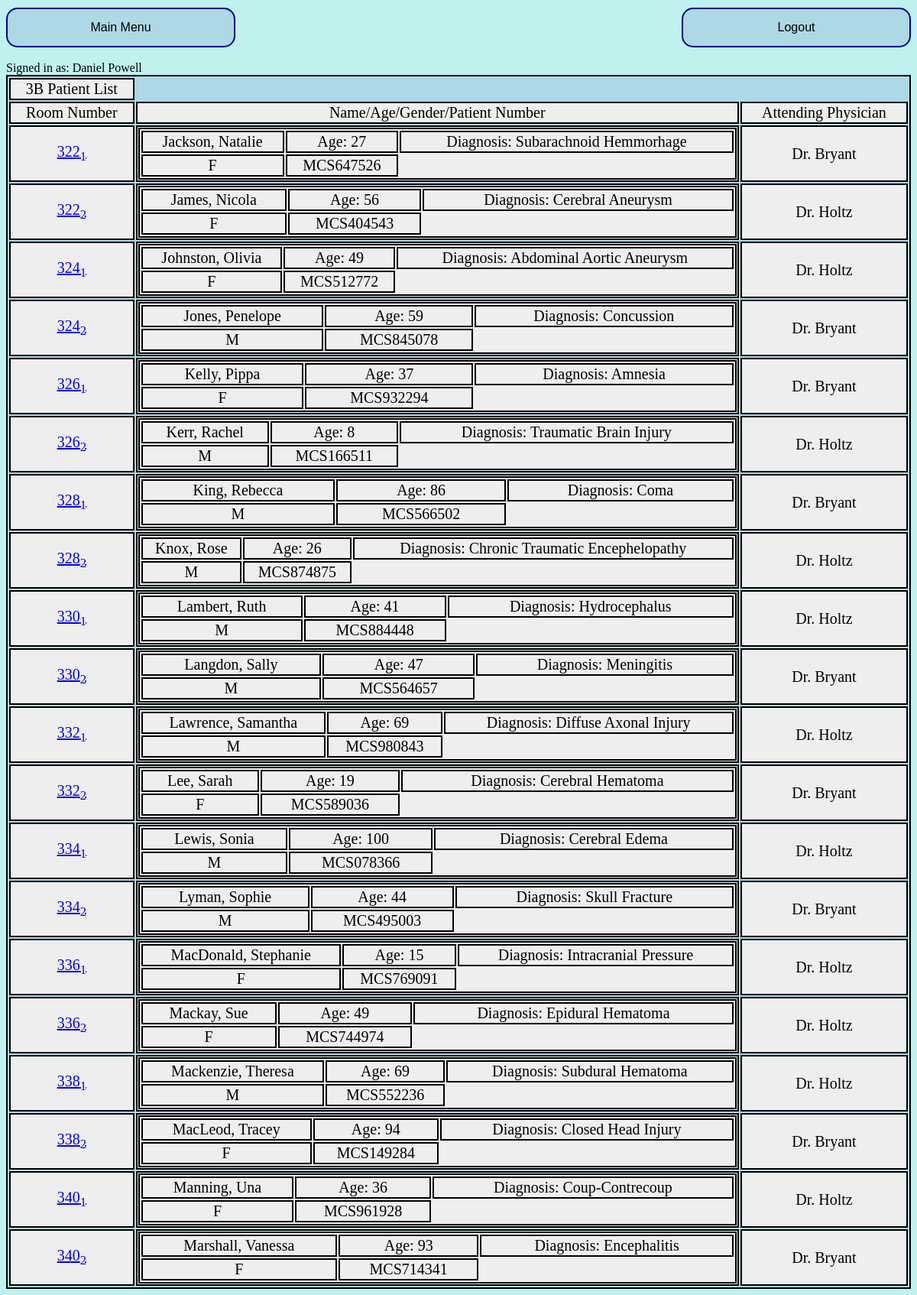
The page /PatientList.php?Units=3B (signed in) on the database its author committed.
### tables this page shows
CREATE TABLE Patient(
patientMCS CHAR(9),
patientFirstName VARCHAR(64),
patientLastName VARCHAR(64),
patientSIN CHAR(11),
patientHeight INTEGER,
patientWeight FLOAT,
patientDateOfBirth DATE,
patientGender CHAR,
patientHealthCard LONG,
patientPostalCode CHAR(7),
patientAddress VARCHAR(64),
patientCity VARCHAR(32),
patientPhoneNumber CHAR(17),
patientAdvancedDirective VARCHAR(32),
patientAdvDirOnFile VARCHAR(32),
patientAllergies VARCHAR(64),
patientAdvDirDate DATE,
PRIMARY KEY (patientMCS));

CREATE TABLE ResidesIn(
patientMCS VARCHAR(9) unique,
roomNumber INTEGER,
bedNumber INTEGER,
PRIMARY KEY(patientMCS, roomNumber),
UNIQUE (roomNumber, bedNumber),
FOREIGN KEY (roomNumber) REFERENCES Room (roomNumber),
FOREIGN KEY (patientMCS) REFERENCES Patient (patientMCS),
CHECK ( bedNumber = 1
OR bedNumber = 2));

CREATE TABLE Conditions (
conditionCode CHAR(8),
conditionName VARCHAR(64),
PRIMARY KEY (conditionCode));

CREATE TABLE Doctor(
doctorLastName VARCHAR(64),
doctorFirstName VARCHAR(64),
doctorPhoneNumber CHAR(17),
doctorTitle VARCHAR(64),
doctorSIN CHAR(11),
PRIMARY KEY(doctorSIN));

### PatientList.php (the view, shortened to what this page needs)
<html>
	<head>
		<link
        		href = "./style.css"
        		type = "text/css"
        		rel  = "stylesheet">
	</head>
	<body bgcolor="#BFF1EF">
		<form action="Units.php">
				<input type="submit" value="Main Menu">
		</form>
		<form class="logout" action="Logout.php">
				<input type="submit" value="Logout">
		</form>
		<div id="User">
			<?php
			$USER = $_SESSION['uName'];
			echo "Signed in as: $USER";
			?>
		</div>
		<?php
		include("config.php");
		$Unit = $_GET['Units'];
		if($Unit == "Search")
		{
			$Unit = "";
			$result = mysqli_query($db, $_SESSION['pSearch']);
		}
		else
		{
			$Unit = mysqli_real_escape_string($db, $Unit);
			$sql = "SELECT *, TIMESTAMPDIFF(YEAR, patientDateOfBirth, CURDATE()) AS age FROM Patient natural join ResidesIn natural join Room natural join DiagnosedWith natural join Conditions natural join IsProvidedForBy natural join Doctor WHERE '$Unit' = unitCode AND role='Attending Physician' ORDER BY roomNumber;";
			$result = mysqli_query($db,$sql);
		}
		echo "<table border='1' id='Main'>";
		echo "<tr>
				<td>" . $Unit . " Patient List</td>
			</tr>";
		echo "<tr>
				<td>Room Number</td>
				<td>Name/Age/Gender/Patient Number</td>
				<td>Attending Physician</td>
			</tr>";
		if($result !== FALSE)
		{
			while($row = mysqli_fetch_array($result, MYSQLI_ASSOC))
			{
				echo "<tr>
						<td><a href='Main.php?Patientmcs=" . $row['patientMCS'] . "'>" . $row['roomNumber'] . "<sub>" . $row['bedNumber'] ."</sub></a></td>
						<td border='none'>
							<table border='none'>
								<tr>
									<td>" . $row['patientLastName'] . ", " . $row['patientFirstName'] . "</td>
									<td>Age: ". $row['age'] ." </td>
									<td>Diagnosis: " . $row['conditionName'] . "</td>
								</tr>
								<tr>
									<td>" . $row['patientGender'] . "</td>
									<td>" . $row['patientMCS'] . "</td>
								</tr>
							</table>
						</td>
						<td>Dr. " . $row['doctorLastName'] . "</td>
					</tr>";
			}
		}
		else
		{
		}
		echo "</table>";
		?>
	</body>
</html>

### style.css (style rules this page uses)
html { text-style:Courier New; }
table { border: 2px solid black; width: 100%; }
td { border: 2px solid black; text-align: center; }
.logout { top: 8px; right: 8px; position: absolute; }
input { background-color: lightblue; border: 2px solid darkblue; border-radius: 15px; color: black; width: 300px; padding: 15px 15px; text-align: center; text-decoration: none; display: inline-block; font-size: 16px; margin-top: 2px; margin-bottom: 2px; }
#Main { border: 2px solid black; width: 100%; font-size: 20px; background-color: lightblue; }
#Main tr { background-color: #eee; border-top: 1px solid #fff; font-size: 20px; }
#Main a { pointer-events: none; cursor: default; }

### rows shown on the page
patient: residesin.roomNumber "322", residesin.bedNumber "1", patientLastName "Jackson", patientFirstName "Natalie", age "27", conditions.conditionName "Subarachnoid Hemmorhage", patientGender "F", patientMCS "MCS647526", doctor.doctorLastName "Bryant"
patient: residesin.roomNumber "322", residesin.bedNumber "2", patientLastName "James", patientFirstName "Nicola", age "56", conditions.conditionName "Cerebral Aneurysm", patientGender "F", patientMCS "MCS404543", doctor.doctorLastName "Holtz"
patient: residesin.roomNumber "324", residesin.bedNumber "1", patientLastName "Johnston", patientFirstName "Olivia", age "49", conditions.conditionName "Abdominal Aortic Aneurysm", patientGender "F", patientMCS "MCS512772", doctor.doctorLastName "Holtz"
patient: residesin.roomNumber "324", residesin.bedNumber "2", patientLastName "Jones", patientFirstName "Penelope", age "59", conditions.conditionName "Concussion", patientGender "M", patientMCS "MCS845078", doctor.doctorLastName "Bryant"
patient: residesin.roomNumber "326", residesin.bedNumber "1", patientLastName "Kelly", patientFirstName "Pippa", age "37", conditions.conditionName "Amnesia", patientGender "F", patientMCS "MCS932294", doctor.doctorLastName "Bryant"
patient: residesin.roomNumber "326", residesin.bedNumber "2", patientLastName "Kerr", patientFirstName "Rachel", age "8", conditions.conditionName "Traumatic Brain Injury", patientGender "M", patientMCS "MCS166511", doctor.doctorLastName "Holtz"
patient: residesin.roomNumber "328", residesin.bedNumber "1", patientLastName "King", patientFirstName "Rebecca", age "86", conditions.conditionName "Coma", patientGender "M", patientMCS "MCS566502", doctor.doctorLastName "Bryant"
patient: residesin.roomNumber "328", residesin.bedNumber "2", patientLastName "Knox", patientFirstName "Rose", age "26", conditions.conditionName "Chronic Traumatic Encephelopathy", patientGender "M", patientMCS "MCS874875", doctor.doctorLastName "Holtz"
patient: residesin.roomNumber "330", residesin.bedNumber "1", patientLastName "Lambert", patientFirstName "Ruth", age "41", conditions.conditionName "Hydrocephalus", patientGender "M", patientMCS "MCS884448", doctor.doctorLastName "Holtz"
patient: residesin.roomNumber "330", residesin.bedNumber "2", patientLastName "Langdon", patientFirstName "Sally", age "47", conditions.conditionName "Meningitis", patientGender "M", patientMCS "MCS564657", doctor.doctorLastName "Bryant"
patient: residesin.roomNumber "332", residesin.bedNumber "1", patientLastName "Lawrence", patientFirstName "Samantha", age "69", conditions.conditionName "Diffuse Axonal Injury", patientGender "M", patientMCS "MCS980843", doctor.doctorLastName "Holtz"
patient: residesin.roomNumber "332", residesin.bedNumber "2", patientLastName "Lee", patientFirstName "Sarah", age "19", conditions.conditionName "Cerebral Hematoma", patientGender "F", patientMCS "MCS589036", doctor.doctorLastName "Bryant"
patient: residesin.roomNumber "334", residesin.bedNumber "1", patientLastName "Lewis", patientFirstName "Sonia", age "100", conditions.conditionName "Cerebral Edema", patientGender "M", patientMCS "MCS078366", doctor.doctorLastName "Holtz"
patient: residesin.roomNumber "334", residesin.bedNumber "2", patientLastName "Lyman", patientFirstName "Sophie", age "44", conditions.conditionName "Skull Fracture", patientGender "M", patientMCS "MCS495003", doctor.doctorLastName "Bryant"
patient: residesin.roomNumber "336", residesin.bedNumber "1", patientLastName "MacDonald", patientFirstName "Stephanie", age "15", conditions.conditionName "Intracranial Pressure", patientGender "F", patientMCS "MCS769091", doctor.doctorLastName "Holtz"
patient: residesin.roomNumber "336", residesin.bedNumber "2", patientLastName "Mackay", patientFirstName "Sue", age "49", conditions.conditionName "Epidural Hematoma", patientGender "F", patientMCS "MCS744974", doctor.doctorLastName "Holtz"
patient: residesin.roomNumber "338", residesin.bedNumber "1", patientLastName "Mackenzie", patientFirstName "Theresa", age "69", conditions.conditionName "Subdural Hematoma", patientGender "M", patientMCS "MCS552236", doctor.doctorLastName "Holtz"
patient: residesin.roomNumber "338", residesin.bedNumber "2", patientLastName "MacLeod", patientFirstName "Tracey", age "94", conditions.conditionName "Closed Head Injury", patientGender "F", patientMCS "MCS149284", doctor.doctorLastName "Bryant"
patient: residesin.roomNumber "340", residesin.bedNumber "1", patientLastName "Manning", patientFirstName "Una", age "36", conditions.conditionName "Coup-Contrecoup", patientGender "F", patientMCS "MCS961928", doctor.doctorLastName "Holtz"
patient: residesin.roomNumber "340", residesin.bedNumber "2", patientLastName "Marshall", patientFirstName "Vanessa", age "93", conditions.conditionName "Encephalitis", patientGender "F", patientMCS "MCS714341", doctor.doctorLastName "Bryant"

### other values the page prints
$USER "Daniel Powell"
$Unit "3B"
